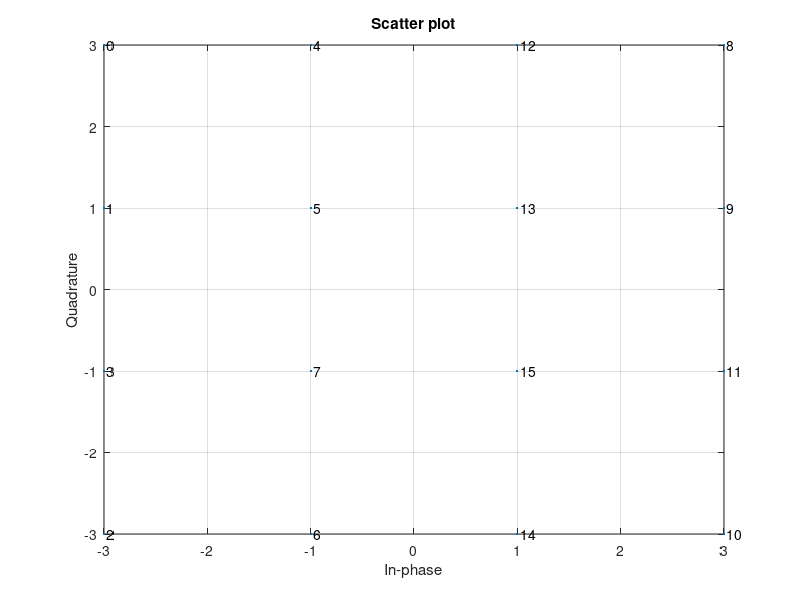
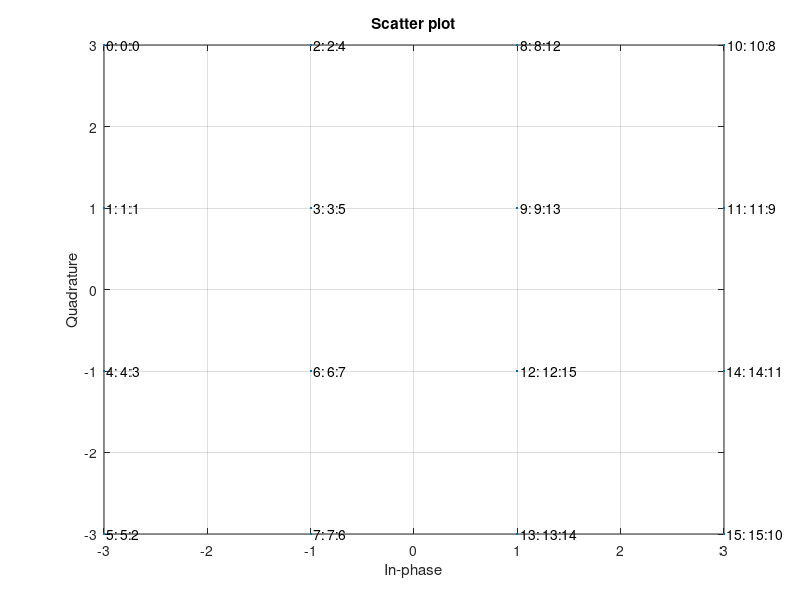

Recreate these plots in MATLAB, in order. (Note: this script raises an error after producing the figures.)
close all
clear all


N_1 = 16 ;  N_2 = 4 ;


b_16QAM = 0:(N_1-1); 
s_16QAM = qammod( b_16QAM, N_1) ;
qamdemod(s_16QAM, N_1); 

scatterplot( s_16QAM ) ; grid ;
hold on; % Make sure the annotations go in the same figure.
for jj = 1:length( s_16QAM )
   text(  real(s_16QAM(jj)),imag(s_16QAM(jj)),[' ' num2str( b_16QAM(jj) ) ]  );
end
hold off;


b_QPSK = 0 : (N_2-1) ;
s_QPSK = qammod( b_QPSK, N_2); 
qamdemod( s_QPSK, 4)


s_QPSK_QPSK = kron( s_QPSK*2, ones( size( s_QPSK ) ) )      + kron( ones( size( s_QPSK ) ), s_QPSK );
b_QPSK_QPSK = kron( b_QPSK*N_2, ones( size( b_QPSK ) ) )    + kron( ones( size( b_QPSK ) ), b_QPSK );
d_QPSK_QPSK = qamdemod( s_QPSK_QPSK, 16);

scatterplot( s_QPSK_QPSK ) ; grid ;
hold on;    % Make sure the annotations go in the same figure.
for jj = 1:length( s_QPSK_QPSK )
   text(  real( s_QPSK_QPSK(jj) ), imag( s_QPSK_QPSK(jj) ), [ ' ' num2str( b_QPSK_QPSK(jj) )  ': '  num2str(jj-1) ':' num2str( d_QPSK_QPSK(jj) ) ]  );
end
hold off;

SNR0_dB = 0 : 1 : 20 ;
SNR0    = 10.^(SNR0_dB./10);

EbNo_dB0_QPSK  = SNR0_dB  - 10*log10( 2 )  ;
EbNo_dB0_16QAM = SNR0_dB  - 10*log10( 4 )  ;

ber_QPSK            = berawgn( EbNo_dB0_QPSK,  'qam' , 4  ) ;
ber_16QAM           = berawgn( EbNo_dB0_16QAM, 'qam' , 16 ) ;

MAX_RUNS = 3.0e5 ;

runs = ceil( ber_16QAM.^(-1) ).*1000 ;

SNR_dB  = 0:1:20 ;
SNR     = 10.^(SNR_dB./10);

theta   = 0:0.05:1 ;
theta   = theta .* (pi/4) ;

S_QPSK = ones( MAX_RUNS, 1 )  * qammod( 0:3, 4) ;

beta = 0 ;
Zeta = 0.1 : 0.1 : 1.0 ;  

for m = 1 : length( SNR_dB )
    
    snr_dB = SNR_dB( m ) ;
    RUNS = min( runs( m ), MAX_RUNS ) ;    
    
    for n = 1 : length( Zeta )
        
        for k = 1 : length( theta )
            
            zeta = exp( j*theta(k) ) * Zeta( n ) ;
            
            b0 = randi( RUNS, 1, 4 ) ;    s0 = qammod( b0, 4) ;
            b1 = randi( RUNS, 1, 4 ) ;    s1 = qammod( b1, 4) * zeta ;
            
            S = kron( S_QPSK(1:RUNS, :), ones( 1, 4 ) ) + kron( ones(1, 4), S_QPSK(1:RUNS, :) ).*zeta ;
            
            r  = awgn( s0, snr_dB, 'measured' ) + s1 ;
            
            [ c, d ] = min( r*ones( 1, 16 ) - S , [], 2 ) ; 
            
            [ num, BER( k, n, m ) ]     = biterr( b0*4+b1, d-1 ) ; 
            [ num, BER_B( k, n, m ) ]   = biterr( b0, floor((d-1)/4) ) ; 
            [ num, BER_E( k, n, m ) ]   = biterr( b1, mod(d-1, 4) ) ;
        end
        
        BER_1( n, m ) = BER( 1, n, m ) ;
        BER_B_1( n ,m ) = BER_B( 1, n, m ) ;
        BER_E_1( n ,m ) = BER_E( 1, n, m ) ;
        
        [ BER_min( n, m ), index ]= min( BER( :, n, m )  ) ; 
        BER_B_min( n ,m ) = BER_B( index, n, m ) ;
        BER_E_min( n ,m ) = BER_E( index, n, m ) ;

        theta_opt( n, m ) = theta( index ) ;        
    end
end

ESNR_B_1        = qfuncinv( BER_B_1 ).^2 ;            
ESNR_dB_B_1     = log10( ESNR_B_1 )*10 ;
ESNR_E_1        = qfuncinv( BER_E_1 ).^2 ;
ESNR_dB_E_1     = log10( ESNR_E_1 ).*10 ;


ESNR_B_min      = qfuncinv( BER_B_min ).^2 ;            
ESNR_dB_B_min   = log10( ESNR_B_min )*10 ;
ESNR_E_min      = qfuncinv( BER_E_min ).^2 ;
ESNR_dB_E_min   = log10( ESNR_E_min ).*10 ;


figure( 1000 ) ;
subplot(1,2,1)
semilogy( SNR0_dB, ber_QPSK, SNR0_dB, ber_16QAM, SNR_dB , BER_min( 3, : ) , SNR_dB , BER_B_min( 3, : ) ,'-s' , SNR_dB , BER_E_min( 3, : ), '-o' ) ;
grid ;
xlabel( 'SNR (dB)') ;
ylabel('BER') ;
legend( 'QPSK', '16QAM', 'Hierarchical', 'Base-Layer QPSK', 'Enhancement-Layer QPSK' ) ;
subplot(1,2,2)
semilogy( SNR0_dB, ber_QPSK, SNR0_dB, ber_16QAM, SNR_dB , BER_min( 7, : ) , SNR_dB , BER_B_min( 7, : ) ,'-s' , SNR_dB , BER_E_min( 7, : ), '-o' ) ;
grid ;
xlabel( 'SNR (dB)') ;
ylabel('BER') ;
legend( 'QPSK', '16QAM', 'Hierarchical', 'Base-Layer QPSK', 'Enhancement-Layer QPSK' ) ;

figure( 1001 ) ;
subplot(1,2,1)
semilogy( SNR0_dB, ber_QPSK, SNR0_dB, ber_16QAM, SNR_dB , BER_min( 5, : ) , SNR_dB , BER_B_min( 5, : ) ,'-s' , SNR_dB , BER_E_min( 5, : ), '-o' ) ;
grid ;
ylim([1.0e-6  1])
xlabel( 'SNR (dB)') ;
ylabel('BER') ;
legend( 'QPSK', '16QAM', 'Hierarchical QPSK/QPSK \zeta=-6dB', 'Base-Layer QPSK', 'Optimized Base Layer', 'Enhancement-Layer QPSK' , 'Optimized Enhancement Layer') ;
subplot(1,2,2)
semilogy( SNR0_dB, ber_QPSK, SNR0_dB, ber_16QAM, SNR_dB , BER_min( 8, : ) , SNR_dB , BER_B_min( 8, : ) ,'-s' , SNR_dB , BER_E_min( 8, : ), '-o' ) ;
grid ;
ylim([1.0e-6  1])
xlabel( 'SNR (dB)') ;
ylabel('BER') ;
legend( 'QPSK', '16QAM', 'Hierarchical QPSK/QPSK \zeta=-1.9dB', 'Base-Layer QPSK', 'Optimized Base Layer', 'Enhancement-Layer QPSK' , 'Optimized Enhancement Layer') ;


figure( 1003 ) ;
subplot(1,2,1)
semilogy( SNR0_dB, ber_QPSK, SNR0_dB, ber_16QAM, SNR_dB , BER_1( 5, : ), SNR_dB , BER_min( 5, : ) , SNR_dB , BER_B_1( 5, : ) ,'-s', SNR_dB , BER_B_min( 5, : ) ,'-s' , SNR_dB , BER_E_1( 5, : ), '-o', SNR_dB , BER_E_min( 5, : ), '-o' ) ;
grid ;
ylim([1.0e-6  1])
xlabel( 'SNR (dB)') ;
ylabel('BER') ;
legend( 'QPSK', '16QAM', 'QPSK/QPSK \zeta=-6.0dB', 'Optimized QPSK/QPSK \zeta=-6.0dB', 'Base-Layer QPSK', 'Optimized Base Layer', 'Enhancement-Layer QPSK' , 'Optimized Enhancement Layer') ;
subplot(1,2,2)
semilogy( SNR0_dB, ber_QPSK, SNR0_dB, ber_16QAM, SNR_dB , BER_1( 8, : ) ,  SNR_dB , BER_min( 8, : ) , SNR_dB , BER_B_1( 8, : ) ,'-s', SNR_dB , BER_B_min( 8, : ) ,'-s' , SNR_dB , BER_E_1( 8, : ), '-o', SNR_dB , BER_E_min( 8, : ), '-o'  ) ;
grid ;
ylim([1.0e-6  1])
xlabel( 'SNR (dB)') ;
ylabel('BER') ;
legend( 'QPSK', '16QAM', 'QPSK/QPSK \zeta=-1.9dB', 'Optimized QPSK/QPSK\zeta=-1.9dB', 'Base-Layer QPSK', 'Optimized Base Layer', 'Enhancement-Layer QPSK' , 'Optimized Enhancement Layer') ;


figure( 1010 ) ;
plot( SNR0_dB, ESNR_B_1( 5, : )./SNR0, SNR0_dB, ESNR_B_min( 5, : )./SNR0, '-o' , SNR_dB , ESNR_E_1( 5, : )./SNR0/Zeta(5) , SNR_dB , ESNR_E_min( 5, : )./SNR0/Zeta(5) ,'-s' , ... 
    SNR0_dB, ESNR_B_1( 8, : )./SNR0, SNR0_dB, ESNR_B_min( 8, : )./SNR0, '-o' , SNR_dB , ESNR_E_1( 8, : )./SNR0/Zeta(8) , SNR_dB , ESNR_E_min( 8, : )./SNR0/Zeta(8) ,'-s' , ...
    SNR_dB , ones(size(SNR_dB)) ) ;
grid ;
ylim([0 1.2] );
xlabel( 'SNR (dB)') ;
ylabel('BER') ;
legend( 'Base Layer \zeta=0.5', 'Enhanced Base Layer \zeta=0.5', 'Enhancement Layer \zeta=0.5', 'Enhanced Enhancement Layer \zeta=0.5', ...
    'Base Layer \zeta=0.8', 'Enhanced Base Layer \zeta=0.8', 'Enhancement Layer \zeta=0.8', 'Enhanced Enhancement Layer \zeta=0.8', ...
    'QPSK' ) ;


figure( 1020 ) ;
plot( SNR0_dB, ESNR_B_1( 3, : )./SNR0, SNR0_dB, ESNR_B_min( 3, : )./SNR0, '-o' , SNR_dB , ESNR_E_1( 3, : )./SNR0/Zeta(3) , SNR_dB , ESNR_E_min( 3, : )./SNR0/Zeta(3) ,'-s' , ... 
    SNR0_dB, ESNR_B_1( 7, : )./SNR0, SNR0_dB, ESNR_B_min( 7, : )./SNR0, '-o' , SNR_dB , ESNR_E_1( 7, : )./SNR0/Zeta(7) , SNR_dB , ESNR_E_min( 7, : )./SNR0/Zeta(7) ,'-s' , ...
    SNR_dB , ones(size(SNR_dB)) ) ;
grid ;
ylim([0 1.1] );
xlabel( 'SNR (dB)') ;
ylabel('BER') ;
legend( 'Base Layer \zeta=0.5', 'Enhanced Base Layer \zeta=0.5', 'Enhancement Layer \zeta=0.5', 'Enhanced Enhancement Layer \zeta=0.5', ...
    'Base Layer \zeta=0.8', 'Enhanced Base Layer \zeta=0.8', 'Enhancement Layer \zeta=0.8', 'Enhanced Enhancement Layer \zeta=0.8', ...
    'QPSK' ) ;

